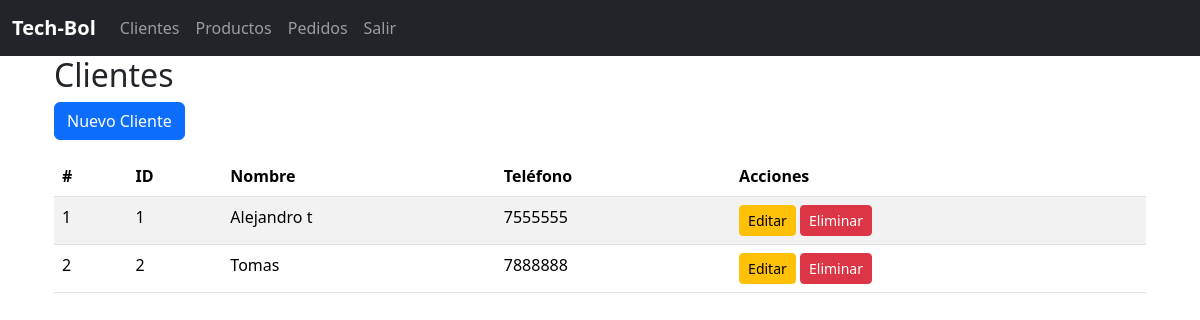
Page /clientes/ on the earlier database version.
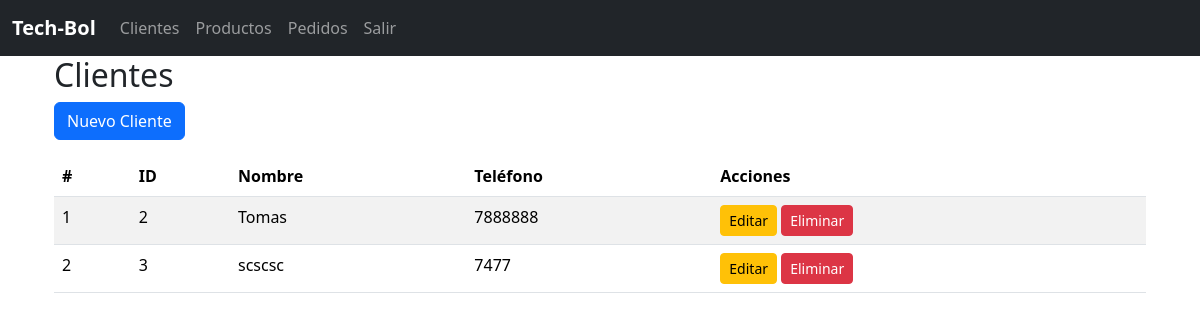
Same page on the later database version.
### app/clientes/models.py (models this page shows, shortened)
class Cliente(db.Model):
    __tablename__ = "clientes"
    id = db.Column(db.Integer, primary_key=True)
    nombre = db.Column(db.String(100), nullable=False)
    telefono = db.Column(db.String(20), nullable=False)
    pedidos = db.relationship('Pedido', backref='cliente', lazy=True, cascade="all, delete-orphan")

### app/clientes/routes.py (the view)
@bp_clientes.route("/")
def index():
    clientes = Cliente.query.all()
    return render_template('clientes/index.html', clientes=clientes)

### app/clientes/templates/clientes/index.html (shortened to what this page needs)
{% extends 'base.html' %}
{% block content %}
<div class="container">
    <h2>Clientes</h2>
    <a href="{{ url_for('bp_clientes.create') }}" class="btn btn-primary mb-3">Nuevo Cliente</a>
    <table class="table table-striped">
        <thead>
            <tr>
                <th>#</th>
                <th>ID</th>
                <th>Nombre</th>
                <th>Teléfono</th>
                <th>Acciones</th>
            </tr>
        </thead>
        <tbody>
            {% for cliente in clientes %}
            <tr>
                <td>{{ loop.index }}</td>
                <td>{{ cliente.id }}</td>
                <td>{{ cliente.nombre }}</td>
                <td>{{ cliente.telefono }}</td>
                <td>
                    <a href="{{ url_for('bp_clientes.edit', id=cliente.id) }}" class="btn btn-sm btn-warning">Editar</a>
                    <a href="{{ url_for('bp_clientes.delete', id=cliente.id) }}" class="btn btn-sm btn-danger"
                        onclick="return confirm('¿Estás seguro de eliminar este cliente?')">Eliminar</a>
                </td>
            </tr>
            {% endfor %}
        </tbody>
    </table>
</div>
{% endblock %}

### app/templates/base.html (shortened to what this page needs)
<!doctype html>
<html lang="es">
<head>
    <link href="https://cdn.jsdelivr.net/npm/bootstrap@5.3.8/dist/css/bootstrap.min.css" rel="stylesheet"
>
</head>
<body>
    <nav class="navbar navbar-expand-lg navbar-dark bg-dark">
        <div class="container-fluid">
            <a class="navbar-brand fw-bold" href="{{ url_for('bp_core.index') }}">
                Tech-Bol
            </a>
            <div class="collapse navbar-collapse" id="navbarNav">
                <ul class="navbar-nav">
                    <li class="nav-item">
                        <a class="nav-link" aria-current="page"  href="{{ url_for('bp_clientes.index')}}">Clientes</a>
                    </li>
                    <li class="nav-item">
                        <a class="nav-link" aria-current="page"  href="{{ url_for('bp_productos.index')}}">Productos</a>
                    </li>
                    <li class="nav-item">
                        <a class="nav-link" aria-current="page"  href="{{ url_for('bp_pedidos.index')}}">Pedidos</a>
                    </li>
                    <li class="nav-item">
                        <a class="nav-link" href="{{ url_for('bp_core.index') }}">Salir</a>
                    </li>
                </ul>
            </div>
        </div>
    </nav>
    <div class="container">
        {% block content %}
        {% endblock %}
    </div>
</body>
</html>

Differences in the rows shown:
removed Cliente: id "1", nombre "Alejandro t", telefono "7555555"
added Cliente: id "3", nombre "scscsc", telefono "7477"
